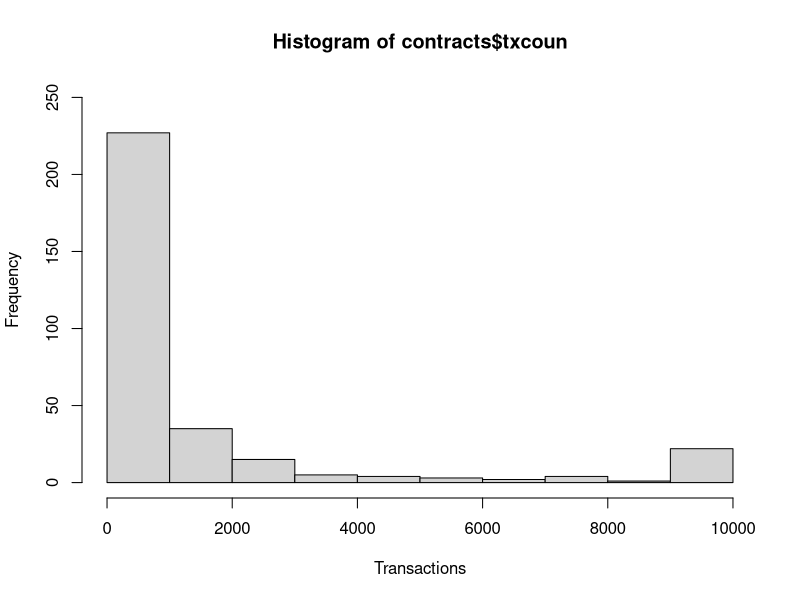

This figure's R source:
contracts <- read.csv("selectedAddressesTypes.csv", header = TRUE)

types <- unique(contracts$type)
types

count <- table(contracts$type)
count

hist(contracts$txcoun, ylim=c(0, 250), xlab="Transactions")








